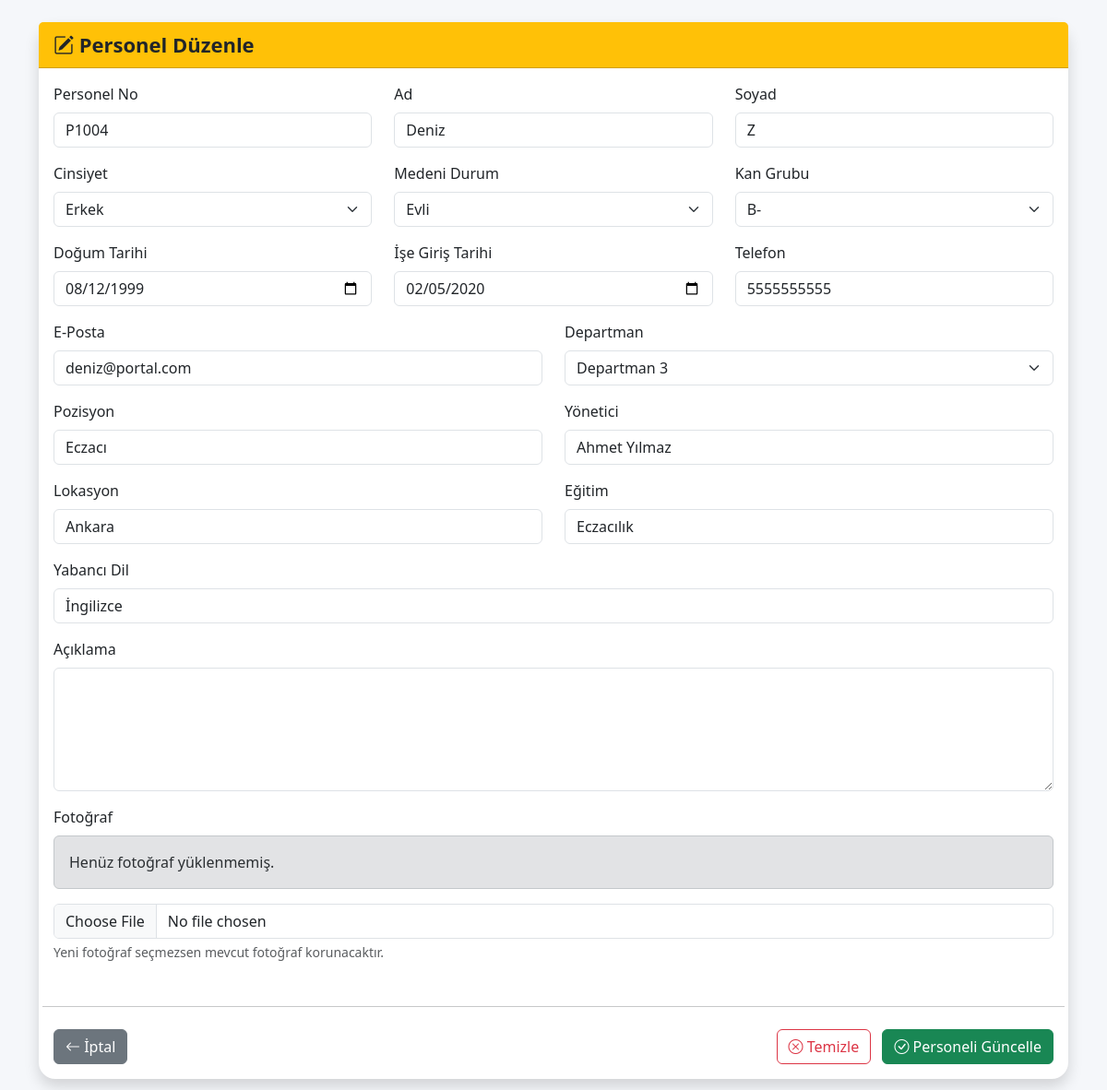
Screenshot of /pages/employee-edit.php?id=7 (signed in) with the database file from the repository.
### tables this page shows
CREATE TABLE `employees` (
  `id` int(11) NOT NULL,
  `personel_no` varchar(20) DEFAULT NULL,
  `ad` varchar(50) DEFAULT NULL,
  `soyad` varchar(50) DEFAULT NULL,
  `cinsiyet` varchar(10) DEFAULT NULL,
  `medeni_durum` varchar(20) DEFAULT NULL,
  `kan_grubu` varchar(5) DEFAULT NULL,
  `dogum_tarihi` date DEFAULT NULL,
  `ise_giris_tarihi` date DEFAULT NULL,
  `telefon` varchar(20) DEFAULT NULL,
  `eposta` varchar(100) DEFAULT NULL,
  `departman_id` int(11) DEFAULT NULL,
  `pozisyon` varchar(100) DEFAULT NULL,
  `yonetici` varchar(100) DEFAULT NULL,
  `lokasyon` varchar(100) DEFAULT NULL,
  `egitim` varchar(100) DEFAULT NULL,
  `yabanci_dil` varchar(150) DEFAULT NULL,
  `aciklama` text DEFAULT NULL,
  `fotograf` varchar(255) DEFAULT NULL,
  `olusturma_tarihi` timestamp NOT NULL DEFAULT current_timestamp()
);

CREATE TABLE `departments` (
  `id` int(11) NOT NULL,
  `department_name` varchar(100) NOT NULL,
  `created_at` timestamp NOT NULL DEFAULT current_timestamp()
);

### pages/employee-edit.php (the view, shortened to what this page needs)
<?php
require_once "../config/database.php";
$id = (int)$_GET["id"];
$sorgu = $pdo->prepare("
SELECT *
FROM employees
WHERE id=?
");
$sorgu->execute([$id]);
$employee = $sorgu->fetch(PDO::FETCH_ASSOC);
$departmanlar = $pdo->query("
SELECT *
FROM departments
ORDER BY department_name ASC
")->fetchAll(PDO::FETCH_ASSOC);
?>
<!DOCTYPE html>
<html lang="tr">
<head>
<link href="https://cdn.jsdelivr.net/npm/bootstrap@5.3.7/dist/css/bootstrap.min.css" rel="stylesheet">
<link rel="stylesheet"
href="https://cdn.jsdelivr.net/npm/bootstrap-icons@1.11.3/font/bootstrap-icons.min.css">
</head>
<body>
<div class="container py-4">
<div class="card shadow">
<div class="card-header bg-warning">
<i class="bi bi-pencil-square"></i>
Personel Düzenle
</div>
<div class="card-body">
<form method="POST" enctype="multipart/form-data">
<div class="row">
<div class="col-md-4 mb-3">
<label class="form-label">Personel No</label>
<input
type="text"
name="personel_no"
class="form-control"
value="<?= htmlspecialchars($employee["personel_no"]) ?>"
required>
</div>
<div class="col-md-4 mb-3">
<label class="form-label">Ad</label>
<input
type="text"
name="ad"
class="form-control"
value="<?= htmlspecialchars($employee["ad"]) ?>"
required>
</div>
<div class="col-md-4 mb-3">
<label class="form-label">Soyad</label>
<input
type="text"
name="soyad"
class="form-control"
value="<?= htmlspecialchars($employee["soyad"]) ?>"
required>
</div>
<div class="col-md-4 mb-3">
<label class="form-label">Cinsiyet</label>
<select name="cinsiyet" class="form-select">
<option value="Erkek" <?= $employee["cinsiyet"]=="Erkek" ? "selected" : "" ?>>Erkek</option>
</select>
</div>
<div class="col-md-4 mb-3">
<label class="form-label">Medeni Durum</label>
<select name="medeni_durum" class="form-select">
<option value="Evli" <?= $employee["medeni_durum"]=="Evli" ? "selected" : "" ?>>Evli</option>
</select>
</div>
<div class="col-md-4 mb-3">
<label class="form-label">Kan Grubu</label>
<select name="kan_grubu" class="form-select">
<option value="B-" <?= $employee["kan_grubu"]=="B-" ? "selected" : "" ?>>B-</option>
</select>
</div>
<div class="col-md-4 mb-3">
<label class="form-label">Doğum Tarihi</label>
<input
type="date"
name="dogum_tarihi"
class="form-control"
value="<?= $employee["dogum_tarihi"] ?>">
</div>
<div class="col-md-4 mb-3">
<label class="form-label">İşe Giriş Tarihi</label>
<input
type="date"
name="ise_giris_tarihi"
class="form-control"
value="<?= $employee["ise_giris_tarihi"] ?>">
</div>
<div class="col-md-4 mb-3">
<label class="form-label">Telefon</label>
<input
type="text"
name="telefon"
class="form-control"
value="<?= htmlspecialchars($employee["telefon"]) ?>">
</div>
<div class="col-md-6 mb-3">
<label class="form-label">E-Posta</label>
<input
type="email"
name="eposta"
class="form-control"
value="<?= htmlspecialchars($employee["eposta"]) ?>">
</div>
<div class="col-md-6 mb-3">
<label class="form-label">Departman</label>
<select name="departman_id" class="form-select">
<?php foreach($departmanlar as $d){ ?>
<option
value="<?= $d["id"] ?>"
<?= $employee["departman_id"]==$d["id"] ? "selected" : "" ?>>
<?= htmlspecialchars($d["department_name"]) ?>
</option>
<?php } ?>
</select>
</div>
<div class="col-md-6 mb-3">
<label class="form-label">Pozisyon</label>
<input
type="text"
name="pozisyon"
class="form-control"
value="<?= htmlspecialchars($employee["pozisyon"]) ?>">
</div>
<div class="col-md-6 mb-3">
<label class="form-label">Yönetici</label>
<input
type="text"
name="yonetici"
class="form-control"
value="<?= htmlspecialchars($employee["yonetici"]) ?>">
</div>
<div class="col-md-6 mb-3">
<label class="form-label">Lokasyon</label>
<input
type="text"
name="lokasyon"
class="form-control"
value="<?= htmlspecialchars($employee["lokasyon"]) ?>">
</div>
<div class="col-md-6 mb-3">
<label class="form-label">Eğitim</label>
<input
type="text"
name="egitim"
class="form-control"
value="<?= htmlspecialchars($employee["egitim"]) ?>">
</div>
<div class="col-md-12 mb-3">
<label class="form-label">Yabancı Dil</label>
<input
type="text"
name="yabanci_dil"
class="form-control"
value="<?= htmlspecialchars($employee["yabanci_dil"]) ?>">
</div>
<div class="col-md-12 mb-3">
<label class="form-label">Açıklama</label>
<textarea
name="aciklama"
rows="5"
class="form-control"><?= htmlspecialchars($employee["aciklama"]) ?></textarea>
</div>
<div class="col-md-12 mb-4">
<label class="form-label">
Fotoğraf
</label>
<?php if(!empty($employee["fotograf"])){ ?>
<div class="mb-3">
<img
src="../uploads/<?= htmlspecialchars($employee["fotograf"]) ?>"
class="img-thumbnail"
style="max-width:200px;">
</div>
<?php }else{ ?>
<div class="alert alert-secondary">
Henüz fotoğraf yüklenmemiş.
</div>
<?php } ?>
<input
type="file"
name="fotograf"
class="form-control"
accept=".jpg,.jpeg,.png">
<div class="form-text">
Yeni fotoğraf seçmezsen mevcut fotoğraf korunacaktır.
</div>
</div>
<hr class="my-4">
<div class="col-md-12 d-flex justify-content-between">
<a
href="employee-detail.php?id=<?= $employee["id"] ?>"
class="btn btn-secondary">
<i class="bi bi-arrow-left"></i>
İptal
</a>
<div>
<button
type="reset"
class="btn btn-outline-danger me-2">
<i class="bi bi-x-circle"></i>
Temizle
</button>
<button
type="submit"
name="guncelle"
class="btn btn-success">
<i class="bi bi-check-circle"></i>
Personeli Güncelle
</button>
</div>
</div>
</div>
</form>
</div>
</div>
</div>
</body>
</html>

### pages/employee-edit.php (style rules this page uses)
body { background:#f5f7fa; }
.card { border:none; border-radius:18px; }
.card-header { font-size:22px; font-weight:bold; }

### rows the page displays
employees: personel_no "P1004", ad "Deniz", soyad "Z", cinsiyet "Erkek", medeni_durum "Evli", kan_grubu "B-", dogum_tarihi "08/12/1999", ise_giris_tarihi "02/05/2020", telefon "5555555555", eposta "deniz@portal.com", departman_id "Departman 3", pozisyon "Eczacı", yonetici "Ahmet Yılmaz", lokasyon "Ankara", egitim "Eczacılık", yabanci_dil "İngilizce"
